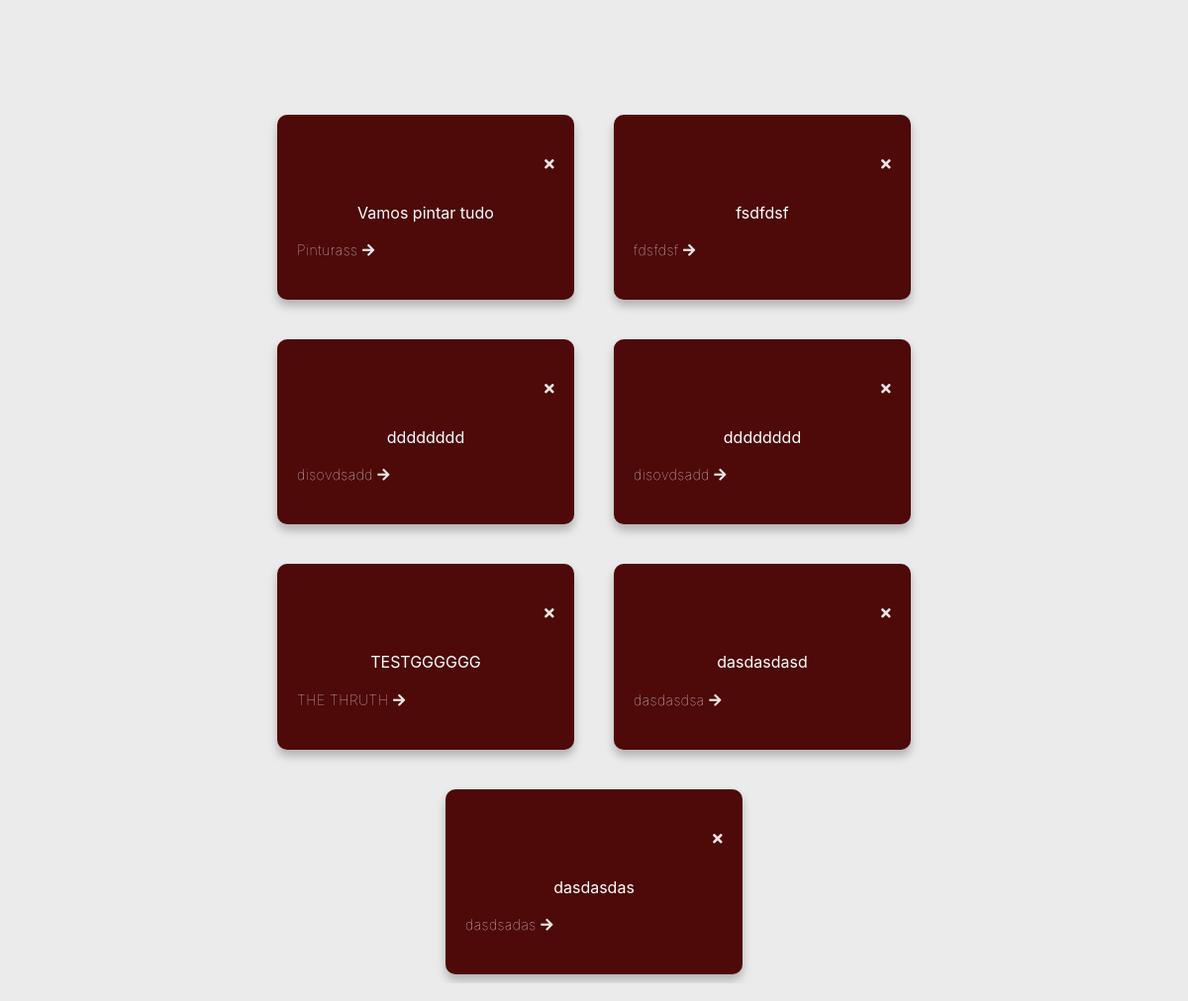
/project_tasks/13/, run on the app's committed database.
### network/models.py (models this page shows, shortened)
class Task(models.Model):
    name = models.CharField(max_length=255)
    objective = models.TextField()
    project = models.ForeignKey(Project, on_delete=models.CASCADE)
    color = models.CharField(max_length=7, default=None, null=True, blank=True)
    assigned_to = models.ManyToManyField(User, related_name='assigned_to')

### network/views.py (the view)
# urls.py: path("project_tasks/<int:project_id>/", views.project_tasks, name='project_tasks'),
def project_tasks(request, project_id):
    project = Project.objects.get(id=project_id)
    tasks = Task.objects.filter(project=project)
    return render(request, 'network/tasks.html',  {'user_tasks': tasks})

### network/templates/network/tasks.html
{% extends "network/layout.html" %}
{% block body %}
<div class="main-container m-auto w-75">
    <div class="cards row">
        {% for task in user_tasks %}
        <div class="card_task" style="background-color: {{ task.color }}">
            <p class="card__exit"><i class="fas fa-times"></i></p>
            <h2 class="card__title">{{ task.objective }}</h2>
            <p class="card__apply">
            <a class="card__link" href="#">{{task.name}} <i class="fas fa-arrow-right"></i></a>
            </p>
        </div>
        {% endfor %}
    </div>
</div>
{% endblock %}

### network/static/network/css/style.css (style rules this page uses)
:root { --color: #f10404; --transition-time: 0.5s; }
* { box-sizing: border-box; }
body { margin: 0; min-height: 100vh; font-family: 'Open Sans'; background: #ebebeb; }
a { color: inherit; }

### network/static/network/css/login.css (style rules this page uses)
h2 { text-align: center; }
p { font-size: 14px; font-weight: 100; line-height: 20px; letter-spacing: 0.5px; margin: 20px 0 30px; }
a { color: #333; font-size: 14px; text-decoration: none; margin: 15px 0; }

### network/static/network/css/tasks.css (style rules this page uses)
* { margin: 0; padding: 0; box-sizing: border-box; }
body { font-family: -apple-system, BlinkMacSystemFont, "Segoe UI", Roboto, Helvetica, Arial, sans-serif, "Apple Color Emoji", "Segoe UI Emoji", "Segoe UI Symbol"; }
.main-container { padding: 0px 30px 30px 30px; }
.cards { margin: 0 auto; overflow-x: scroll; height: 80vh; justify-content: center; }
.card_task { margin: 20px; padding: 20px; width: 300px; min-height: 150px; max-height: 200px; display: grid; grid-template-rows: 20px 50px 1fr 50px; border-radius: 10px; box-shadow: 0px 6px 10px rgba(0, 0, 0, 0.25); transition: all 0.2s; }
.card__link, .card__exit, .card__icon { position: relative; text-decoration: none; color: rgba(255, 255, 255, 0.9); }
.card__link::after { position: absolute; top: 25px; left: 0; content: ""; width: 0%; height: 3px; background-color: rgba(255, 255, 255, 0.6); transition: all 0.5s; }
.card__exit { grid-row: 1/2; justify-self: end; }
.card__title { grid-row: 3/4; font-weight: 400; color: #ffffff; font-size: 1rem; }
.card__apply { grid-row: 4/5; align-self: center; }
@media (max-width: 1600px) { .cards { justify-content: center; } }

### network/static/network/css/teams.css (style rules this page uses)
* { box-sizing: border-box; }

### data on the page
Task: objective "Vamos pintar tudo", name "Pinturass"
Task: objective "fsdfdsf", name "fdsfdsf"
Task: objective "dddddddd", name "disovdsadd"
Task: objective "dddddddd", name "disovdsadd"
Task: objective "TESTGGGGGG", name "THE THRUTH"
Task: objective "dasdasdasd", name "dasdasdsa"
Task: objective "dasdasdas", name "dasdsadas"
